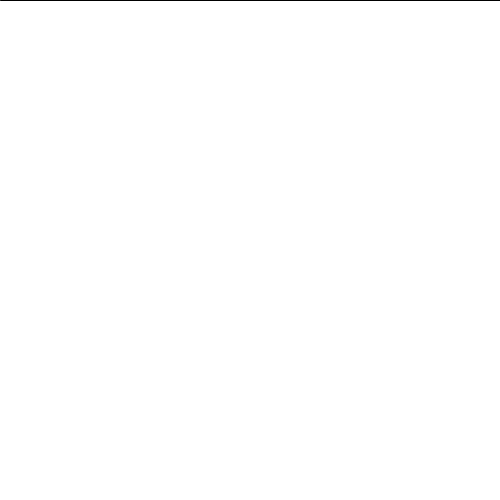
Frame 1 (no input)
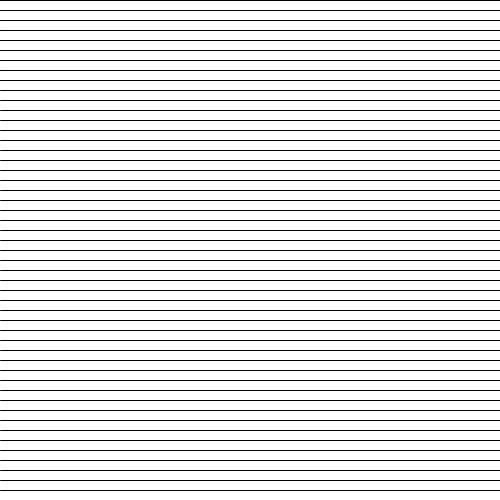
Frame 60 (the mouse pressed at the canvas centre just before this capture)
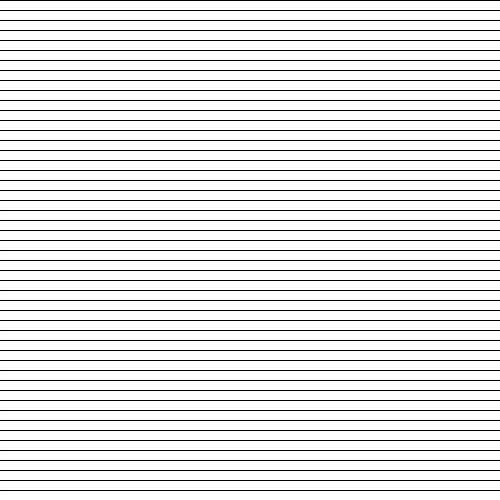
Frame 120 (the mouse held since frame 60 and released just before this capture)

The Processing sketch that drew these frames (run headless with seeded random() and noise(); from frame 60 on, the mouse is pressed at the canvas centre):

// Processing sketch: sketch_200903e
// ── sketch_200903e.pde
int y = 0;

void setup() {
  size(500, 500); 
  background(255);
  frameRate(10);
}

void draw() {
  stroke(0);
  line(0, y, width, y);
  y += 10;
  
  if ( y > height) {
    y = 0;
  }
}
